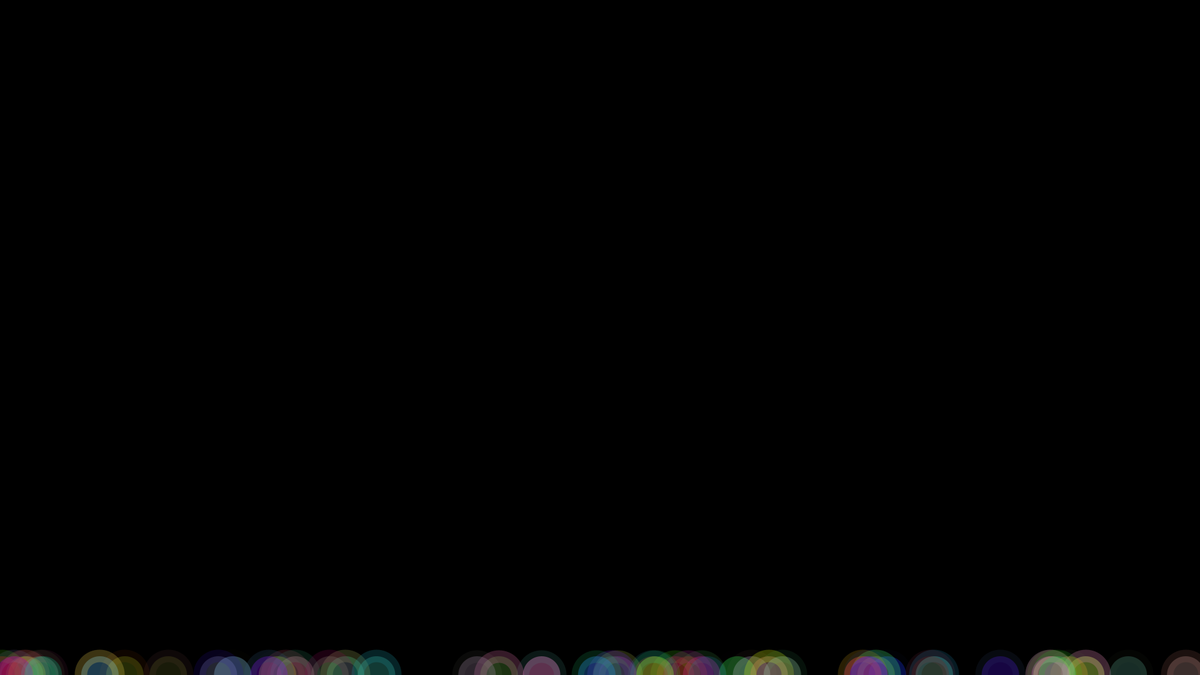
Frame 1 (no input)
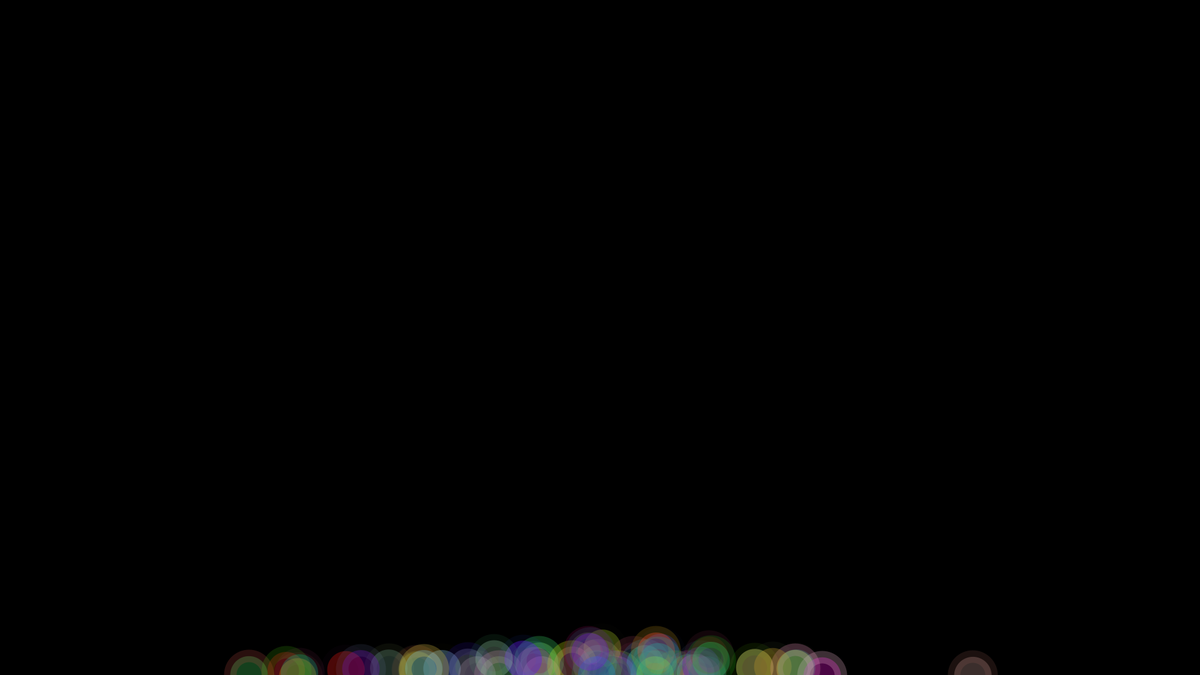
Frame 60 (the mouse pressed at the canvas centre just before this capture)
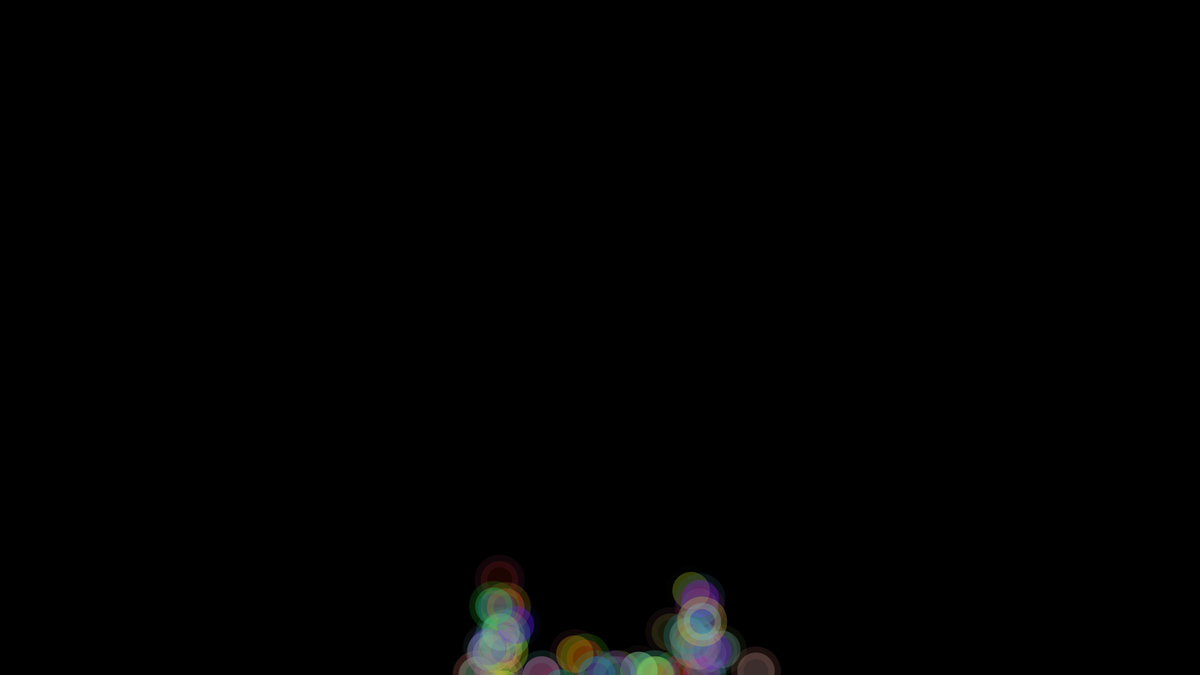
Frame 120 (the mouse held since frame 60 and released just before this capture)

The Processing sketch that drew these frames (run headless with seeded random() and noise(); from frame 60 on, the mouse is pressed at the canvas centre):

// Processing sketch: CanalizeJaProjecao0
// ── CanalizeJaProjecao0.pde
//Walker wk;

Caminho path;

SistemaDeParticulas sis;

void setup() {
  size(1920, 1080);
  sis = new SistemaDeParticulas(50);
  println("opa");
  newCaminho();
  sis.AtribuirCaminho(path);
}


void draw() {
  //path.display();
  background(0,0,0,20);
  sis.Update();
}

void mousePressed() {
  path.addPoint(mouseX, mouseY);
}
void newCaminho() {
  // A path is a series of connected points
  // A more sophisticated path might be a curve
  path = new Caminho(0);
  path.addPoint(width/2, height);
  //path.addPoint(random(0, width/2), random(0, height));
  //path.addPoint(random(width/2, width), random(0, height));
  path.addPoint(width/2, height-2);
  path.Breed();
}

// ── Caminho.pde
// The Nature of Code
// Daniel Shiffman
// http://natureofcode.com

// Path Following

class Caminho {

  // A Path is an arraylist of pontos (PVector objects)
  ArrayList<PVector> pontos;
  // A path has a raio, i.e how far is it ok for the boid to wander off
  float raio;

  Caminho f0;
  Caminho f1;

  int i;

  Caminho(int ii) {
    // Arbitrary raio of 20
    this.raio = 200;
    this.pontos = new ArrayList<PVector>();
    this.i = ii;
  }

  void Breed() {

    if (this.i < 4) {
      f0 = new Caminho(this.i+1);
      f1 = new Caminho(this.i+1);

      f0.addPoint(getEnd().x, getEnd().y);
      f0.addPoint(random(width), getEnd().y/2);

      f1.addPoint(getEnd().x, getEnd().y);
      f1.addPoint(random(width), getEnd().y/2);

      f0.Breed();
      f1.Breed();
    }
  }

  // Add a point to the path
  void addPoint(float x, float y) {
    PVector point = new PVector(x, y);
    pontos.add(point);
  }

  PVector getStart() {
    return pontos.get(0);
  }

  PVector getEnd() {
    return pontos.get(pontos.size()-1);
  }


  // Draw the path
  void display() {
    // Draw thick line for raio
    stroke(175);
    strokeWeight(raio*2);
    noFill();
    beginShape();
    for (PVector v : pontos) {
      vertex(v.x, v.y);
    }
    endShape();
    // Draw thin line for center of path
    stroke(0);
    strokeWeight(1);
    noFill();
    beginShape();
    for (PVector v : pontos) {
      vertex(v.x, v.y);
    }
    endShape();
    if (this.i < 4) {
      f0.display();
      f1.display();
    }
  }
}

// ── Particula.pde
public class Particula {

  Walker walker;
  float r;
  
  float tamanho;
  
  Caminho c;

  color[] cores;

  Particula() {
    tamanho = 20;
    this.walker = new Walker();
    cores = new color[2];
    cores[0] = color(random(0,255),random(0,255),random(0,255),random(0,70));
    cores[1] = color(random(0,255),random(0,255),random(0,255),random(50,100));
  }
  
  void setC(Caminho p){
    this.c = p;
  }
  
  void Update() {
    walker.follow(c);
    walker.Update();
    walker.borders(path);
  }
  
  void Display() {
    pushMatrix();
    translate(walker.GetPos().x, walker.GetPos().y);
    strokeWeight(20);
    stroke(cores[0]);
    fill(cores[1]);
    ellipse(0, 0, 3*tamanho, 3*tamanho);
    popMatrix();
  }
}

// ── SistemaDeParticulas.pde
public class SistemaDeParticulas {
  
  Caminho c;
  
    Particula[] particulas;
    int qtdParticulas;
    SistemaDeParticulas(int q) {
      this.qtdParticulas = q;
      particulas = new Particula[q];
      for(int i = 0; i < qtdParticulas; i++) {
        particulas[i] = new Particula();
      }
      
    }
    
    void AtribuirCaminho(Caminho p) {
      this.c = p;
        for(int i = 0; i < qtdParticulas; i++) {
        particulas[i].setC(this.c);
      }
    }
    
    void Update() {
        for(int i = 0; i < qtdParticulas; i++) {
        particulas[i].Update();
        particulas[i].Display();
      }
    }
      
  
  
}

// ── Walker.pde
public class Walker {
  PVector posicao;
  PVector velocidade;
  PVector aceleracao;
  PVector forcaResultante;

  float massa;
  float r;

  float maxForce;
  float maxSpeed;

  Walker() {
    this.massa = random(0.2, 0.5);
    this.r = 4;
    this.maxForce = random(0.5, 0.8);
    this.maxSpeed = random(5,10);
    this.posicao = new PVector(random(0, width),height);
    this.velocidade = new PVector(0, 0);
    this.aceleracao = new PVector(0, 0);
    this.forcaResultante = new PVector(0, 0);
  }

  public void Update() {
    println("forcaResultante = "+forcaResultante);
    CalcAcel();
    println("aceleracao = "+aceleracao);
    this.Walk();
    println("velocidade = "+velocidade);
    //this.Display();
    this.forcaResultante = new PVector(0, 0);
    this.aceleracao = new PVector(0, 0);
  }

  void CalcAcel() {
    this.aceleracao = PVector.div(this.forcaResultante, massa);
  }

  public void ApplyForce(PVector f) {
    forcaResultante.add(f);
  }

  public void Display() {
    pushMatrix();
    translate(this.posicao.x, this.posicao.y);
    ellipse(0, 0, 30, 30);
    popMatrix();
  }

  public void Walk() {
    this.velocidade.add(aceleracao);
    velocidade.limit(maxSpeed);
    
    this.posicao.add(this.velocidade);
  }





  public PVector GetPos() {
    return this.posicao;
  }

  public PVector GetAcel() {
    return this.aceleracao;
  }

  public PVector GetForcaResultante() {
    return this.forcaResultante;
  }

  public void SetPos(PVector p) {
    this.posicao = p.copy();
  }

  public void SetAcel(PVector a) {
    this.aceleracao = a.copy();
  }

  public void SetForcaResultante(PVector f) {
    this.forcaResultante = f.copy();
  }

  void follow(Caminho c) {
    PVector prever = this.velocidade.copy();
    prever.normalize();
    prever.mult(50);
    PVector preverPos = PVector.add(this.posicao, prever);

    PVector normal = null;
    PVector alvo = null;
    float worldRecord = 1000000;

    for (int i = 0; i < c.pontos.size()-1; i++) {

      PVector a = c.pontos.get(i);
      PVector b = c.pontos.get(i+1);

      PVector pontoNormal = getNormalPoint(preverPos, a, b);

      if (pontoNormal.x < a.x || pontoNormal.x > b.x) {
        pontoNormal = b.copy();
      }


      float distancia = PVector.dist(preverPos, pontoNormal);

      if (distancia < worldRecord) {
        worldRecord = distancia;
        normal = pontoNormal;
        PVector dir = PVector.sub(b, a);
        dir.normalize();
        dir.mult(10);
        alvo = pontoNormal.copy();
        alvo.add(dir);
      }
    }
    if (worldRecord > c.raio) {
      buscar(alvo);
    }
    
    
    
    
    
    
    
    //stroke(0);
    //  fill(0);
    //  line(posicao.x, posicao.y, preverPos.x, preverPos.y);
    //  ellipse(preverPos.x, preverPos.y, 4, 4);

    //  // Draw normal posicao
    //  stroke(0);
    //  fill(0);
    //  ellipse(normal.x, normal.y, 4, 4);
    //  // Draw actual alvo (red if steering towards it)
    //  line(preverPos.x, preverPos.y, normal.x, normal.y);
    //  if (worldRecord > c.raio) fill(255, 0, 0);
    //  noStroke();
    //  ellipse(alvo.x, alvo.y, 8, 8);
    
    
    
    
    
    
  }

  PVector getNormalPoint(PVector p, PVector a, PVector b) {
    // Vector from a to p
    PVector ap = PVector.sub(p, a);
    // Vector from a to b
    PVector ab = PVector.sub(b, a);
    ab.normalize(); // Normalize the line
    // Project vector "diff" onto line by using the dot product
    ab.mult(ap.dot(ab));
    PVector normalPoint = PVector.add(a, ab);
    return normalPoint;
  }
  
  void buscar(PVector alvo) {
    PVector desired = PVector.sub(alvo, posicao);  // A vector pointing from the posicao to the alvo

    // If the magnitude of desired equals 0, skip out of here
    // (We could optimize this to check if x and y are 0 to avoid mag() square root
    if (desired.mag() == 0) return;

    // Normalize desired and scale to maximum speed
    desired.normalize();
    desired.mult(maxSpeed);
    // Steering = Desired minus Velocity
    PVector steer = PVector.sub(desired, velocidade);
    steer.limit(maxForce);  // Limit to maximum steering force

    ApplyForce(steer);
  }


  void borders(Caminho p) {
    //if (posicao.x > p.getEnd().x + r) {
    //  posicao.x = p.getStart().x - r;
    //  posicao.y = p.getStart().y + (posicao.y-p.getEnd().y);
    //}
  }
}
